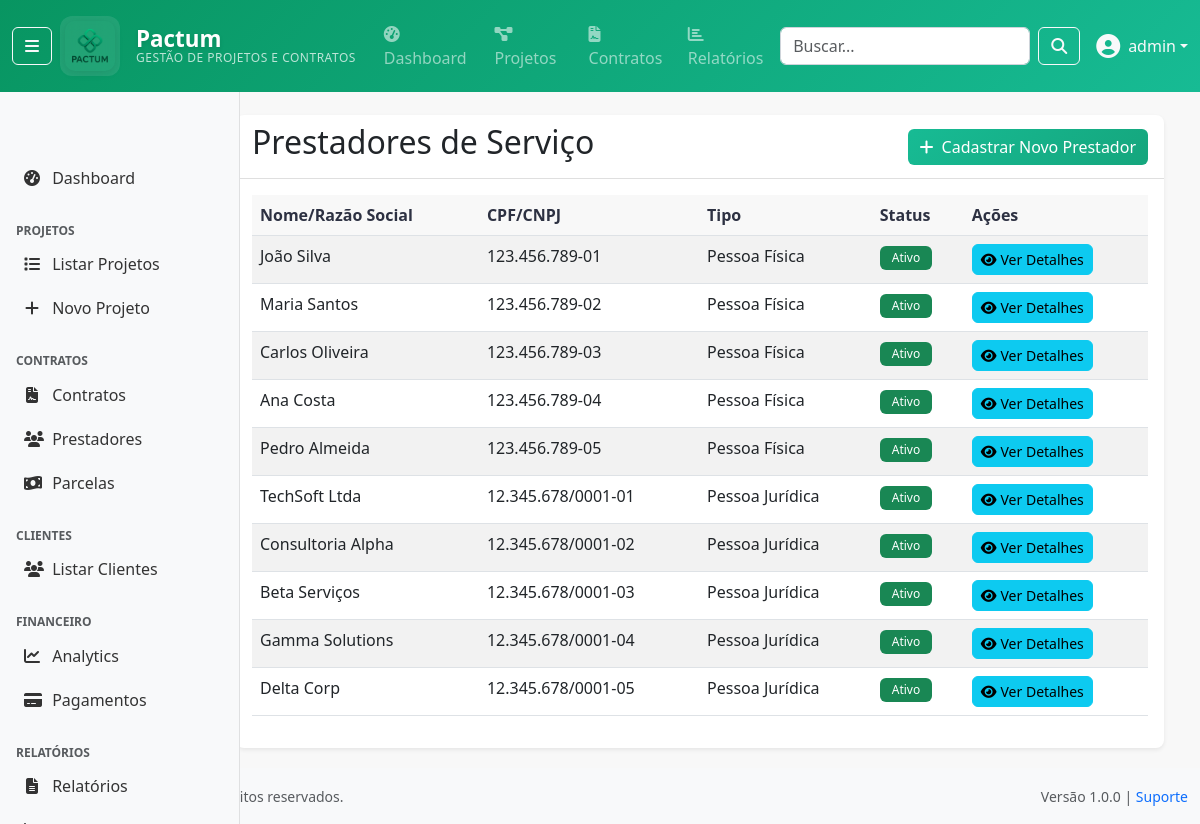
/contratos/prestadores/ (signed in), run on the app's committed database.
### apps/accounts/models/user.py (models this page shows, shortened)
class User(AbstractUser):
    ROLE_CHOICES = [
        ('admin', 'Administrador'),
        ('ti', 'TI'),
        ('fiscal', 'Fiscal'),
        ('financeiro', 'Financeiro'),
        ('analista', 'Analista'),
        ('cliente', 'Cliente'),
    ]
    DEPARTMENT_CHOICES = [
        ('administrativo', 'Administrativo'),
        ('financeiro', 'Financeiro'),
        ('ti', 'Tecnologia da Informação'),
        ('fiscal', 'Fiscal'),
        ('operacional', 'Operacional'),
        ('diretoria', 'Diretoria'),
    ]
    cpf = models.CharField(
        'CPF', max_length=14, unique=True, null=True, blank=True,
        validators=[RegexValidator(
            regex=r'^\d{3}\.\d{3}\.\d{3}-\d{2}$|^\d{11}$',
            message='CPF deve estar no formato XXX.XXX.XXX-XX ou apenas números'
        )]
    )
    telefone = models.CharField('Telefone', max_length=20, blank=True)
    role = models.CharField('Função', max_length=20, choices=ROLE_CHOICES, default='analista')
    department = models.CharField('Departamento', max_length=30, choices=DEPARTMENT_CHOICES, blank=True)
    is_cliente_externo = models.BooleanField('Cliente Externo', default=False, help_text='Indica se é um cliente externo da FUNETEC')
    last_activity = models.DateTimeField('Última Atividade', null=True, blank=True)
    class Meta:
        verbose_name = 'Usuário'
        verbose_name_plural = 'Usuários'
        ordering = ['-date_joined']
        permissions = [
            ('can_manage_users', 'Pode gerenciar usuários'),
            ('can_view_financial_data', 'Pode ver dados financeiros'),
            ('can_manage_contracts', 'Pode gerenciar contratos'),
            ('can_manage_projects', 'Pode gerenciar projetos'),
            ('can_generate_reports', 'Pode gerar relatórios'),
        ]
    def __str__(self):
        return self.get_full_name() or self.username
    def is_admin(self):
        return self.role == 'admin' or self.is_superuser
    def is_cliente(self):
        return self.role == 'cliente' or self.is_cliente_externo
    def can_manage_projects(self):
        return self.is_admin() or self.has_perm('accounts.can_manage_projects')
    def can_view_financial_data(self):
        return self.role in ['admin', 'financeiro', 'fiscal'] or self.has_perm('accounts.can_view_financial_data')
    def can_manage_contracts(self):
        return self.role in ['admin', 'financeiro'] or self.has_perm('accounts.can_manage_contracts')
    def can_generate_reports(self):
        return not self.is_cliente() or self.has_perm('accounts.can_generate_reports')
    def can_manage_users(self):
        """Verificar se pode gerenciar usuários"""
        return self.is_admin() or self.has_perm('accounts.can_manage_users')

### apps/contratos/models/prestador.py (models this page shows, shortened)
class Prestador(BaseModel):
    TIPO_PESSOA_CHOICES = [
        ('PF', 'Pessoa Física'),
        ('PJ', 'Pessoa Jurídica'),
    ]
    tipo_pessoa = models.CharField(
        'Tipo de Pessoa',
        max_length=2,
        choices=TIPO_PESSOA_CHOICES
    )
    nome = models.CharField(
        'Nome/Razão Social',
        max_length=200,
        help_text='Nome completo para PF ou Razão Social para PJ'
    )
    nome_fantasia = models.CharField(
        'Nome Fantasia',
        max_length=200,
        blank=True,
        help_text='Apenas para PJ'
    )
    cpf = models.CharField(
        'CPF',
        max_length=14,
        blank=True,
        null=True,
        help_text='Apenas para PF'
    )
    cnpj = models.CharField(
        'CNPJ',
        max_length=18,
        blank=True,
        null=True,
        help_text='Apenas para PJ'
    )
    rg = models.CharField(
        'RG',
        max_length=20,
        blank=True,
        help_text='Apenas para PF'
    )
    inscricao_estadual = models.CharField(
        'Inscrição Estadual',
        max_length=20,
        blank=True,
        help_text='Apenas para PJ'
    )
    inscricao_municipal = models.CharField(
        'Inscrição Municipal',
        max_length=20,
        blank=True,
        help_text='Para PJ que prestam serviços'
    )
    email = models.EmailField('E-mail')
    telefone = models.CharField('Telefone', max_length=20, blank=True)
    cep = models.CharField('CEP', max_length=10, blank=True)
    logradouro = models.CharField('Logradouro', max_length=200, blank=True)
    numero = models.CharField('Número', max_length=10, blank=True)
    complemento = models.CharField('Complemento', max_length=100, blank=True)
    bairro = models.CharField('Bairro', max_length=100, blank=True)
    cidade = models.CharField('Cidade', max_length=100, blank=True)
    uf = models.CharField('UF', max_length=2, blank=True)
    banco = models.CharField('Banco', max_length=100, blank=True)
    agencia = models.CharField('Agência', max_length=20, blank=True)
    conta = models.CharField('Conta', max_length=20, blank=True)
    tipo_conta = models.CharField(
        'Tipo de Conta',
        max_length=20,
        choices=[
            ('corrente', 'Conta Corrente'),
            ('poupanca', 'Poupança'),
        ],
        blank=True
    )
    ativo = models.BooleanField('Ativo', default=True)
    observacoes = models.TextField('Observações', blank=True)
    class Meta:
        db_table = 'prestador'
        verbose_name = 'Prestador'
        verbose_name_plural = 'Prestadores'
        constraints = [
            models.UniqueConstraint(
                fields=['cpf'],
                condition=models.Q(cpf__isnull=False, tipo_pessoa='PF'),
                name='unique_cpf_when_not_null'
            ),
            models.UniqueConstraint(
                fields=['cnpj'],
                condition=models.Q(cnpj__isnull=False, tipo_pessoa='PJ'),
                name='unique_cnpj_when_not_null'
            ),
        ]

### apps/contratos/views/contrato_views.py (the view)
# urls.py: path('prestadores/', contrato_views.PrestadorListView.as_view(), name='prestador_list'),
class PrestadorListView(LoginRequiredMixin, ListView):
    model = Prestador
    template_name = 'contratos/prestador_list.html'
    context_object_name = 'prestadores'
    paginate_by = 10

### templates/contratos/prestador_list.html
{% extends 'base/base.html' %}
{% block content %}
<div class="container mt-4">
    <div class="card">
        <div class="card-header d-flex justify-content-between align-items-center">
            <h2>Prestadores de Serviço</h2>
            <a href="{% url 'contratos:prestador_create' %}" class="btn btn-success">
                <i class="fas fa-plus me-2"></i>Cadastrar Novo Prestador
            </a>
        </div>
        <div class="card-body">
            <table class="table table-striped">
                <thead>
                    <tr>
                        <th>Nome/Razão Social</th>
                        <th>CPF/CNPJ</th>
                        <th>Tipo</th>
                        <th>Status</th>
                        <th>Ações</th>
                    </tr>
                </thead>
                <tbody>
                    {% for p in prestadores %}
                    <tr>
                        <td>{{ p.nome }}</td>
                        <td>{{ p.cpf|default:p.cnpj|default:"-" }}</td>
                        <td>{{ p.get_tipo_pessoa_display }}</td>
                        <td><span class="badge bg-success">Ativo</span></td>
                        <td>
                            <a href="{% url 'contratos:prestador_detail' p.pk %}" class="btn btn-info btn-sm">
                                <i class="fas fa-eye me-1"></i>Ver Detalhes
                            </a>
                        </td>
                    </tr>
                    {% endfor %}
                </tbody>
            </table>
        </div>
    </div>
</div>
{% endblock %}

### templates/base/navbar.html (shortened to what this page needs)
{% load static %}
<nav class="navbar navbar-expand-md navbar-dark fixed-top" style="background: linear-gradient(135deg, #089561 0%, #17BB94 100%);">
    <div class="container-fluid">
        {% if user.is_authenticated %}
            <button class="btn btn-outline-light me-2" type="button" id="sidebarToggle" title="Recolher/Expandir Menu"
                    aria-label="Toggle sidebar" aria-pressed="false">
                <i class="fas fa-bars"></i>
            </button>
        {% endif %}
        <a class="navbar-brand d-flex align-items-center logo-brand-enhanced" href="{% url 'dashboard:index' %}">
            <div class="logo-container me-3">
                <img src="{% static 'img/logo_pactum.png' %}" alt="Pactum - Gestão de Projetos e Contratos" height="50" class="logo-img">
            </div>
            <div class="brand-text-container">
                <div class="brand-title">Pactum</div>
                <div class="brand-subtitle d-none d-lg-block">Gestão de Projetos e Contratos</div>
            </div>
        </a>
        <div class="collapse navbar-collapse" id="navbarNav">
            {% if user.is_authenticated %}
                <ul class="navbar-nav me-auto">
                    <li class="nav-item">
                        <a class="nav-link" href="{% url 'dashboard:index' %}">
                            <i class="fas fa-tachometer-alt me-1"></i>Dashboard
                        </a>
                    </li>
                    {% if user.can_manage_projects %}
                        <li class="nav-item">
                            <a class="nav-link" href="{% url 'projetos:projeto_list' %}">
                                <i class="fas fa-project-diagram me-1"></i>Projetos
                            </a>
                        </li>
                    {% endif %}
                    {% if user.can_manage_contracts %}
                        <li class="nav-item">
                            <a class="nav-link" href="{% url 'contratos:contrato_list' %}">
                                <i class="fas fa-file-contract me-1"></i>Contratos
                            </a>
                        </li>
                    {% endif %}
                    {% if user.can_view_financial_data %}
                        <li class="nav-item">
                            <a class="nav-link" href="{% url 'relatorios:relatorio_list' %}">
                                <i class="fas fa-chart-bar me-1"></i>Relatórios
                            </a>
                        </li>
                    {% endif %}
                </ul>
                <form class="d-flex me-3" method="get" action="{% url 'dashboard:index' %}">
                    <input class="form-control me-2" type="search" placeholder="Buscar..." name="q"
                           value="{{ request.GET.q }}" style="width: 250px;">
                    <button class="btn btn-outline-light" type="submit">
                        <i class="fas fa-search"></i>
                    </button>
                </form>
                <div class="dropdown">
                    <a class="nav-link dropdown-toggle text-light d-flex align-items-center" href="#"
                       id="userDropdown" role="button" data-bs-toggle="dropdown">
                        {% if user.avatar %}
                            <img src="{{ user.avatar.url }}" class="rounded-circle me-2" width="32" height="32">
                        {% else %}
                            <i class="fas fa-user-circle me-2 fs-4"></i>
                        {% endif %}
                        {{ user.get_full_name|default:user.username }}
                    </a>
                </div>
            {% endif %}
        </div>
    </div>
</nav>

### static/css/base.css (style rules this page uses)
* { box-sizing: border-box; }
:root { --primary-color: #089561; --secondary-color: #17BB94; --success-color: #089561; --warning-color: #ffc107; --danger-color: #dc3545; --info-color: #17BB94; --dark-color: #2D3142; --light-color: #F8F8F8; --white-color: #FFFFFF; --navbar-height: 70px; --sidebar-width: 240px; --sidebar-collapsed-width: 60px; }
body { font-family: 'Segoe UI', Tahoma, Geneva, Verdana, sans-serif; background-color: var(--light-color); color: var(--dark-color); }
.navbar { min-height: 70px; }
.navbar-brand { font-weight: 700; font-size: 1.25rem; transition: all 0.3s ease; text-decoration: none; }
.logo-brand-enhanced { padding: 0.5rem 0; }
.logo-container { position: relative; display: flex; align-items: center; justify-content: center; padding: 5px; border-radius: 12px; background: rgba(255, 255, 255, 0.1); transition: all 0.3s ease; backdrop-filter: blur(10px); }
.logo-img { border-radius: 10px; transition: all 0.3s ease; filter: brightness(1.1) contrast(1.1); box-shadow: 0 2px 8px rgba(0, 0, 0, 0.1); }
.brand-text-container { display: flex; flex-direction: column; align-items: flex-start; }
.brand-title { font-size: 1.4rem; font-weight: 700; line-height: 1; color: #FFFFFF; text-shadow: 0 2px 4px rgba(0, 0, 0, 0.1); }
.brand-subtitle { font-size: 0.75rem; font-weight: 400; color: rgba(255, 255, 255, 0.9); opacity: 0.8; text-transform: uppercase; letter-spacing: 0.5px; line-height: 1; margin-top: 2px; }
.navbar-nav .nav-link { font-weight: 500; padding: 0.5rem 1rem; border-radius: 0.25rem; margin: 0 0.25rem; transition: all 0.15s ease-in-out; }
.card { border: none; box-shadow: 0 0.125rem 0.25rem rgba(0, 0, 0, 0.075); border-radius: 0.5rem; transition: box-shadow 0.15s ease-in-out; }
.card-header { background-color: transparent; border-bottom: 1px solid rgba(0, 0, 0, 0.125); font-weight: 600; }
.btn { font-weight: 500; border-radius: 0.375rem; transition: all 0.15s ease-in-out; }
.btn-success { background: linear-gradient(135deg, var(--secondary-color) 0%, #15a67d 100%); border: none; color: var(--white-color); }
.form-control { border-radius: 0.375rem; border: 1px solid #ced4da; transition: all 0.15s ease-in-out; }
.table { background-color: white; }
.table th { border-top: none; font-weight: 600; background-color: var(--light-color); color: var(--dark-color); }
.badge { font-weight: 500; padding: 0.375rem 0.75rem; border-radius: 0.375rem; }

### data on the page
User: get_full_name "admin"
Prestador: nome "João Silva", cpf "123.456.789-01", tipo_pessoa "Pessoa Física"
Prestador: nome "Maria Santos", cpf "123.456.789-02", tipo_pessoa "Pessoa Física"
Prestador: nome "Carlos Oliveira", cpf "123.456.789-03", tipo_pessoa "Pessoa Física"
Prestador: nome "Ana Costa", cpf "123.456.789-04", tipo_pessoa "Pessoa Física"
Prestador: nome "Pedro Almeida", cpf "123.456.789-05", tipo_pessoa "Pessoa Física"
Prestador: nome "TechSoft Ltda", cpf "12.345.678/0001-01", tipo_pessoa "Pessoa Jurídica"
Prestador: nome "Consultoria Alpha", cpf "12.345.678/0001-02", tipo_pessoa "Pessoa Jurídica"
Prestador: nome "Beta Serviços", cpf "12.345.678/0001-03", tipo_pessoa "Pessoa Jurídica"
Prestador: nome "Gamma Solutions", cpf "12.345.678/0001-04", tipo_pessoa "Pessoa Jurídica"
Prestador: nome "Delta Corp", cpf "12.345.678/0001-05", tipo_pessoa "Pessoa Jurídica"
